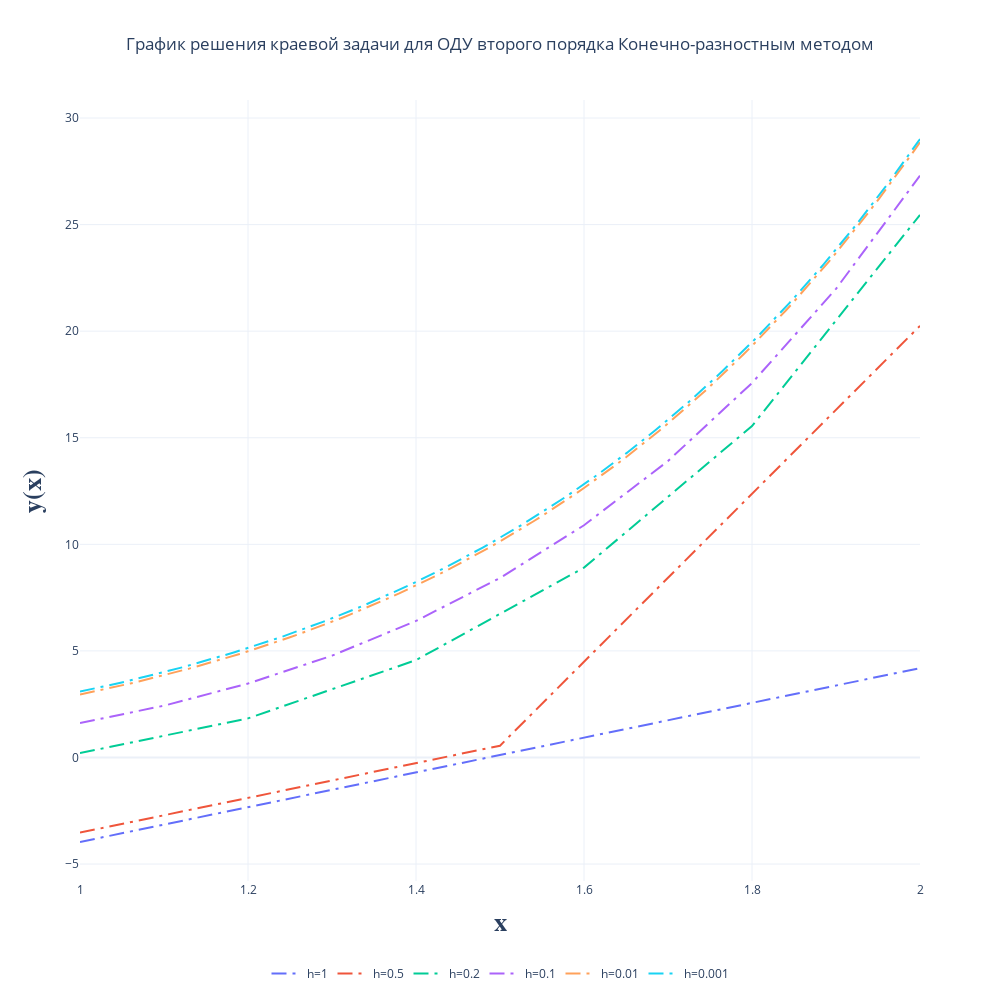

The code cell stored with this chart in its notebook:
### Markdown cell above
##### Построение графика

### Code cell
fig.update_layout(
        legend_orientation='h',
        legend=dict(x=.5, xanchor='auto'),
        title='График решения краевой задачи для ОДУ второго порядка Конечно-разностным методом',
        title_x = 0.5,
        xaxis_title='<b>x</b>',
        yaxis_title='<b>y(x)</b>',
        template='plotly_white',
        width=1000, height=1000
    )

fig.update_xaxes(
    title_font=dict(
        size=26,
        family='Times New Roman'
    )
)
fig.update_yaxes(
    title_font=dict(
        size=26,
        family='Times New Roman'
    )
)

fig.show()

### Figure 1 — Plotly figure (JSON) as saved in the notebook; plotly's stock layout.template omitted (floating-point values rounded to 4 significant figures; data arrays with more than 128 entries replaced by an {"elided": "..."} marker saying what was removed)
{"data": [{"line": {"dash": "longdashdot"}, "mode": "lines", "name": "h=1", "type": "scatter", "x": [1, 2], "y": [-3.963, 4.192]}, {"line": {"dash": "longdashdot"}, "mode": "lines", "name": "h=0.5", "type": "scatter", "x": [1, 1.5, 2], "y": [-3.526, 0.5512, 20.25]}, {"line": {"dash": "longdashdot"}, "mode": "lines", "name": "h=0.2", "type": "scatter", "x": [1, 1.2, 1.4, 1.6, 1.8, 2.0, 2.2], "y": [0.2034, 1.834, 4.567, 8.907, 15.55, 25.45]}, {"line": {"dash": "longdashdot"}, "mode": "lines", "name": "h=0.1", "type": "scatter", "x": [1, 1.1, 1.2, 1.3, 1.4, 1.5, 1.6, 1.7, 1.8, 1.9, 2.0], "y": [1.615, 2.43, 3.469, 4.777, 6.406, 8.421, 10.89, 13.91, 17.57, 21.99, 27.3]}, {"line": {"dash": "longdashdot"}, "mode": "lines", "name": "h=0.01", "type": "scatter", "x": [1, 1.01, 1.02, 1.03, 1.04, 1.05, 1.06, 1.07, 1.08, 1.09, 1.1, 1.11, 1.12, 1.13, 1.14, 1.15, 1.16, 1.17, 1.18, 1.19, 1.2, 1.21, 1.22, 1.23, 1.24, 1.25, 1.26, 1.27, 1.28, 1.29, 1.3, 1.31, 1.32, 1.33, 1.34, 1.35, 1.36, 1.37, 1.38, 1.39, 1.4, 1.41, 1.42, 1.43, 1.44, 1.45, 1.46, 1.47, 1.48, 1.49, 1.5, 1.51, 1.52, 1.53, 1.54, 1.55, 1.56, 1.57, 1.58, 1.59, 1.6, 1.61, 1.62, 1.63, 1.64, 1.65, 1.66, 1.67, 1.68, 1.69, 1.7, 1.71, 1.72, 1.73, 1.74, 1.75, 1.76, 1.77, 1.78, 1.79, 1.8, 1.81, 1.82, 1.83, 1.84, 1.85, 1.86, 1.87, 1.88, 1.89, 1.9, 1.91, 1.92, 1.93, 1.94, 1.95, 1.96, 1.97, 1.98, 1.99, 2.0], "y": [2.954, 3.035, 3.119, 3.204, 3.291, 3.381, 3.472, 3.565, 3.66, 3.758, 3.857, 3.959, 4.063, 4.169, 4.278, 4.389, 4.502, 4.618, 4.736, 4.857, 4.981, 5.107, 5.235, 5.367, 5.501, 5.638, 5.778, 5.92, 6.066, 6.215, 6.367, 6.521, 6.68, 6.841, 7.005, 7.173, 7.345, 7.519, 7.698, 7.88, 8.065, 8.254, 8.447, 8.644, 8.845, 9.05, 9.258, 9.471, 9.688, 9.909, 10.13, 10.36, 10.6, 10.84, 11.08, 11.33, 11.58, 11.84, 12.1, 12.37, 12.64, 12.92, 13.21, 13.49, 13.79, 14.09, 14.39, 14.7, 15.02, 15.34, 15.67, 16.01, 16.35, 16.69, 17.05, 17.41, 17.77, 18.15, 18.53, 18.92, 19.31, 19.71, 20.12, 20.54, 20.96, 21.39, 21.83, 22.28, 22.73, 23.19, 23.67, 24.15, 24.63, 25.13, 25.64, 26.15, 26.67, 27.21, 27.75, 28.3, 28.86]}, {"line": {"dash": "longdashdot"}, "mode": "lines", "name": "h=0.001", "type": "scatter", "x": {"elided": "1001 float values"}, "y": {"elided": "1001 float values"}}], "layout": {"height": 1000, "legend": {"orientation": "h", "x": 0.5, "xanchor": "auto"}, "title": {"text": "График решения краевой задачи для ОДУ второго порядка Конечно-разностным методом", "x": 0.5}, "width": 1000, "xaxis": {"title": {"font": {"family": "Times New Roman", "size": 26}, "text": "<b>x</b>"}}, "yaxis": {"title": {"font": {"family": "Times New Roman", "size": 26}, "text": "<b>y(x)</b>"}}}}
